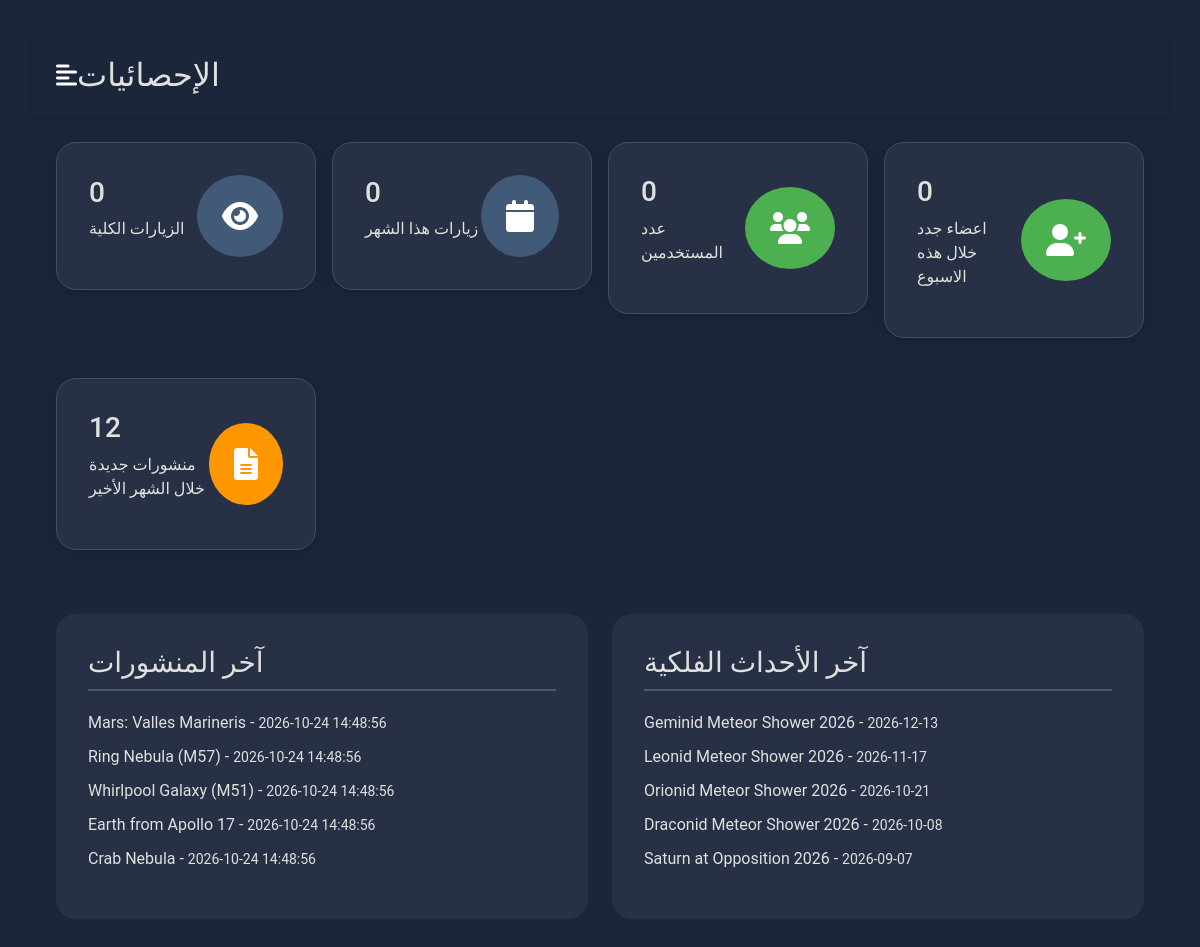
Screenshot of /admin/dashboard.php (signed in) with the database file from the repository.
### tables this page shows
CREATE TABLE `photos` (
  `id` INT UNSIGNED NOT NULL AUTO_INCREMENT,
  `Title` VARCHAR(255) NOT NULL,
  `description` TEXT,
  `ardescription` TEXT,
  `image` VARCHAR(500) NOT NULL,
  `category` VARCHAR(100) DEFAULT NULL,
  `source` VARCHAR(255) DEFAULT NULL,
  `sourceUrl` VARCHAR(500) DEFAULT NULL,
  `date` DATE DEFAULT NULL,
  `postDate` DATETIME NOT NULL DEFAULT CURRENT_TIMESTAMP,
  `views` INT UNSIGNED NOT NULL DEFAULT 0,
  PRIMARY KEY (`id`),
  KEY `idx_category` (`category`),
  KEY `idx_postDate` (`postDate`),
  KEY `idx_views` (`views`)
);

CREATE TABLE `astronomical_events` (
  `id` INT UNSIGNED NOT NULL AUTO_INCREMENT,
  `event_title` VARCHAR(255) NOT NULL,
  `event_description` TEXT,
  `event_image` VARCHAR(500) DEFAULT NULL,
  `event_date` DATE NOT NULL,
  `event_end` DATE DEFAULT NULL,
  `status` VARCHAR(20) NOT NULL DEFAULT 'Coming',
  `best_viewing_method` VARCHAR(50) DEFAULT NULL,
  `light_pollution_viewability` VARCHAR(20) DEFAULT NULL,
  `best_viewing_location` VARCHAR(255) DEFAULT NULL,
  PRIMARY KEY (`id`),
  KEY `idx_event_date` (`event_date`),
  KEY `idx_status` (`status`)
);

### admin/dashboard.php (the view, shortened to what this page needs)
<?php
include '../db-conn.php';
$result_users = $conn->query("SELECT COUNT(id) AS total_users FROM users");
$row_users = $result_users->fetch_assoc();
$total_users = $row_users['total_users'];
$result_new_users = $conn->query("SELECT COUNT(id) AS new_users FROM users WHERE regdate >= NOW() - INTERVAL 7 DAY");
$row_new_users = $result_new_users->fetch_assoc();
$new_users = $row_new_users['new_users'];
$result_new_posts = $conn->query("SELECT COUNT(id) AS new_posts FROM photos WHERE postDate >= NOW() - INTERVAL 1 MONTH");
$row_new_posts = $result_new_posts->fetch_assoc();
$new_posts = $row_new_posts['new_posts'];
$recent_posts = $conn->query("SELECT Title, postDate FROM photos ORDER BY postDate DESC LIMIT 5");
$recent_events = $conn->query("SELECT event_title, event_date FROM astronomical_events ORDER BY event_date DESC LIMIT 5");
$result_total_visits = $conn->query("SELECT COUNT(id) AS total_visits FROM site_visits");
$row_total_visits = $result_total_visits->fetch_assoc();
$total_visits = $row_total_visits['total_visits'];
$result_monthly_visits = $conn->query("
    SELECT COUNT(id) AS monthly_visits
    FROM site_visits
    WHERE MONTH(visit_date) = MONTH(CURDATE()) AND YEAR(visit_date) = YEAR(CURDATE())");
$row_monthly_visits = $result_monthly_visits->fetch_assoc();
$monthly_visits = $row_monthly_visits['monthly_visits'];
?>
<!DOCTYPE html>
<html lang="ar">
<head>
    <link href="https://cdn.jsdelivr.net/npm/bootstrap@5.1.3/dist/css/bootstrap.min.css" rel="stylesheet">
    <link href="https://cdnjs.cloudflare.com/ajax/libs/font-awesome/6.0.0-beta3/css/all.min.css" rel="stylesheet">
</head>
<body>
    <div class="d-flex" id="wrapper">
        <div id="page-content-wrapper">
            <nav class="navbar navbar-expand-lg navbar-light py-4 px-4">
                <div class="d-flex align-items-center">
                    <i class="fas fa-align-left fs-4" id="menu-toggle"></i>
                    <h2 class="fs-2 m-0">الإحصائيات</h2>
                </div>
            </nav>
            <div class="container-fluid px-4">
                <div class="row g-3 my-2">
                    <div class="col-md-3">
                        <div class="info-card">
                            <div>
                                <h3><?= $total_visits ?></h3>
                                <p>الزيارات الكلية</p>
                            </div>
                            <div class="icon-container">
                                <i class="fas fa-eye"></i>
                            </div>
                        </div>
                    </div>
                    <div class="col-md-3">
                        <div class="info-card">
                            <div>
                                <h3><?= $monthly_visits ?></h3>
                                <p>زيارات هذا الشهر</p>
                            </div>
                            <div class="icon-container">
                                <i class="fas fa-calendar"></i>
                            </div>
                        </div>
                    </div>
                    <div class="col-md-3">
                        <div class="info-card">
                            <div>
                                <h3><?= $total_users ?></h3>
                                <p>عدد المستخدمين</p>
                            </div>
                            <div class="icon-container success">
                                <i class="fas fa-users"></i>
                            </div>
                        </div>
                    </div>
                    <div class="col-md-3">
                        <div class="info-card">
                            <div>
                                <h3><?= $new_users ?></h3>
                                <p>اعضاء جدد خلال هذه الاسبوع
                                </p>
                            </div>
                            <div class="icon-container success">
                                <i class="fas fa-user-plus"></i>
                            </div>
                        </div>
                    </div>
                    <div class="col-md-3">
                        <div class="info-card">
                            <div>
                                <h3><?= $new_posts ?></h3>
                                <p>منشورات جديدة خلال الشهر الأخير</p>
                            </div>
                            <div class="icon-container warning">
                                <i class="fas fa-file-alt"></i>
                            </div>
                        </div>
                    </div>
                </div>
                <div class="row">
                    <div class="col-md-6">
                        <div class="latest-section">
                            <h3>آخر المنشورات</h3>
                            <ul>
                                <?php while ($post = $recent_posts->fetch_assoc()) : ?>
                                    <li><?= htmlspecialchars($post['Title']) ?> - <small><?= $post['postDate'] ?></small></li>
                                <?php endwhile; ?>
                            </ul>
                        </div>
                    </div>
                    <div class="col-md-6">
                        <div class="latest-section">
                            <h3>آخر الأحداث الفلكية</h3>
                            <ul>
                                <?php while ($event = $recent_events->fetch_assoc()) : ?>
                                    <li><?= $event['event_title'] ?> - <small><?= $event['event_date'] ?></small></li>
                                <?php endwhile; ?>
                            </ul>
                        </div>
                    </div>
                </div>
            </div>
        </div>
    </div>
</body>
</html>

### admin/dashboard.php (style rules this page uses)
:root { --primary-color: #0d1b2a; --secondary-color: #1b263b; --accent-color: #415a77; --highlight-color: #e0e1dd; --text-color: #fff; --card-bg: #283046; --card-border: #3e4e6c; --success-color: #4caf50; --warning-color: #ff9800; }
body { background-color: var(--primary-color); color: var(--text-color); font-family: 'Roboto', sans-serif; overflow-x: hidden; }
h2, h3, p { color: var(--highlight-color); }
.navbar { background-color: var(--secondary-color); position: relative; z-index: 999; box-shadow: 0px 4px 8px rgba(0, 0, 0, 0.1); }
#menu-toggle { cursor: pointer; }
#page-content-wrapper { background-color: var(--secondary-color); min-height: 100vh; transition: margin-left 0.3s ease; padding: 2rem; margin-left: 0; }
.info-card { background-color: var(--card-bg); border: 1px solid var(--card-border); border-radius: 20px; padding: 2rem; transition: transform 0.3s, box-shadow 0.3s; display: flex; align-items: center; justify-content: space-between; box-shadow: 0px 4px 20px rgba(0, 0, 0, 0.15); margin-bottom: 1.5rem; }
.icon-container { background-color: var(--accent-color); padding: 25px; border-radius: 50%; display: flex; align-items: center; justify-content: center; }
.icon-container.success { background-color: var(--success-color); }
.icon-container.warning { background-color: var(--warning-color); }
.icon-container i { font-size: 2rem; color: var(--text-color); }
.latest-section { background-color: var(--card-bg); border-radius: 20px; padding: 2rem; margin-top: 2rem; color: var(--highlight-color); }
.latest-section h3 { border-bottom: 2px solid var(--accent-color); padding-bottom: 10px; margin-bottom: 20px; }
.latest-section ul { list-style-type: none; padding: 0; }
.latest-section ul li { margin-bottom: 10px; }

### rows the page displays
photos: Title "Mars: Valles Marineris", postDate "2026-10-24 14:48:56"
photos: Title "Ring Nebula (M57)", postDate "2026-10-24 14:48:56"
photos: Title "Whirlpool Galaxy (M51)", postDate "2026-10-24 14:48:56"
photos: Title "Earth from Apollo 17", postDate "2026-10-24 14:48:56"
photos: Title "Crab Nebula", postDate "2026-10-24 14:48:56"
astronomical_events: event_title "Geminid Meteor Shower 2026", event_date "2026-12-13"
astronomical_events: event_title "Leonid Meteor Shower 2026", event_date "2026-11-17"
astronomical_events: event_title "Orionid Meteor Shower 2026", event_date "2026-10-21"
astronomical_events: event_title "Draconid Meteor Shower 2026", event_date "2026-10-08"
astronomical_events: event_title "Saturn at Opposition 2026", event_date "2026-09-07"

### other values shown
$total_visits "0"
$monthly_visits "0"
$total_users "0"
$new_users "0"
$new_posts "12"
